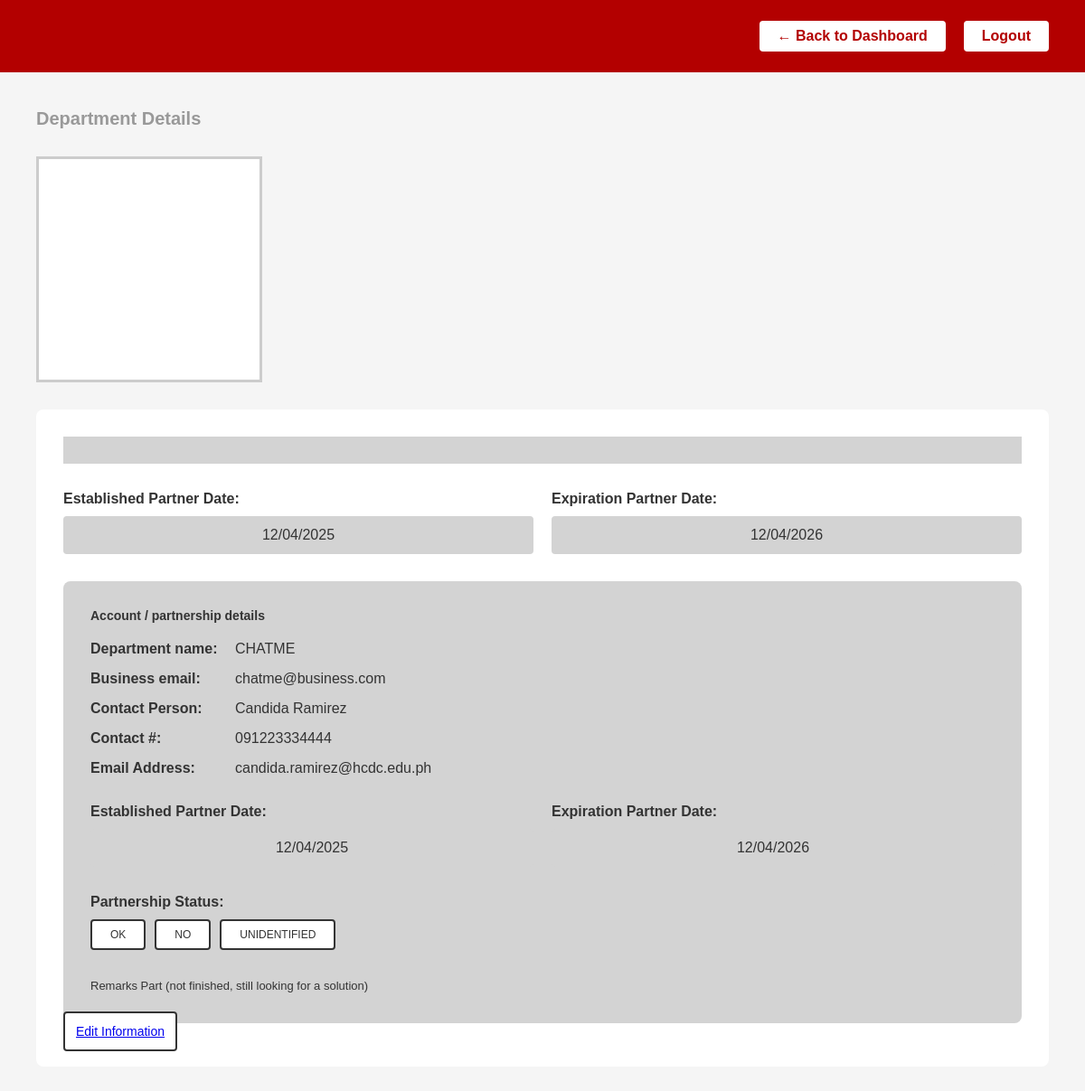
Screenshot of /partnership/department/7/ (signed in) with the database file from the repository.
### partnership/models.py (models this page shows, shortened)
class Department(models.Model):
    PARTNERSHIP_STATUS_CHOICES = (
        ('active', 'Active'),
        ('inactive', 'Inactive'),
        ('pending', 'Pending'),
    )
    owner = models.ForeignKey(User, on_delete=models.CASCADE, related_name='departments')
    department_name = models.CharField(max_length=255)
    business_email = models.EmailField(max_length=255)
    email = models.EmailField()
    contact_person = models.CharField(max_length=255, blank=True)
    contact_number = models.CharField(max_length=50, blank=True)
    logo_path = models.ImageField(upload_to='logos/', blank=True, null=True)
    established_date = models.DateField(blank=True, null=True)
    expiration_date = models.DateField(blank=True, null=True)
    partnership_status = models.CharField(max_length=20, choices=PARTNERSHIP_STATUS_CHOICES, default='pending')
    remarks_status = models.TextField(blank=True)
    created_at = models.DateTimeField(auto_now_add=True)
    last_updated = models.DateTimeField(auto_now=True)

### partnership/views.py (the view)
# urls.py: path('department/<int:dept_id>/', views.department_detail_view, name='department_detail'),
@login_required
def department_detail_view(request, dept_id):
    department = get_object_or_404(Department, id=dept_id)
    user_profile = getattr(request.user, 'profile', None)
    if not (request.user.is_superuser or
            (user_profile and user_profile.user_type in ['admin', 'owner']) or
            department.owner == request.user):
        messages.error(request, "You do not have permission to view this department.")
        return redirect('dashboard')
    return render(request, 'partnership/department_detail.html', {'department': department})

### templates/partnership/department_detail.html (shortened to what this page needs)
<!DOCTYPE html>
<html lang="en">
<head>
    <link rel="stylesheet" href="/static/css/style.css">
</head>
<body>
    <div class="header">
        <div class="nav-menu">
            <a href="{% url 'dashboard' %}" class="btn-back">← Back to Dashboard</a>
            <a href="{% url 'logout' %}" class="btn-logout">Logout</a>
        </div>
    </div>
    <div class="detail-container">
        <h1>Department Details</h1>
        <div class="detail-grid">
            <div class="detail-sidebar">
                <div class="dept-logo-large">
                </div>
            </div>
            <div class="detail-main">
                <h2>{{ department.name }}</h2>
                <div class="date-fields">
                    <div class="date-field">
                        <label>Established Partner Date:</label>
                        <div class="date-display">{{ department.established_date|date:"m/d/Y" }}</div>
                    </div>
                    <div class="date-field">
                        <label>Expiration Partner Date:</label>
                        <div class="date-display">{{ department.expiration_date|date:"m/d/Y" }}</div>
                    </div>
                </div>
                <div class="info-section">
                    <h3>Account / partnership details</h3>
                    <div class="info-grid">
                        <div class="info-item">
                            <span class="info-label">Department name:</span>
                            <span class="info-value">{{ department.department_name }}</span>
                        </div>
                        <div class="info-item">
                            <span class="info-label">Business email:</span>
                            <span class="info-value">{{ department.business_email }}</span>
                        </div>
                        <div class="info-item">
                            <span class="info-label">Contact Person:</span>
                            <span class="info-value">{{ department.contact_person }}</span>
                        </div>
                        <div class="info-item">
                            <span class="info-label">Contact #:</span>
                            <span class="info-value">{{ department.contact_number }}</span>
                        </div>
                        <div class="info-item">
                            <span class="info-label">Email Address:</span>
                            <span class="info-value">{{ department.email }}</span>
                        </div>
                    </div>
                    <div class="date-fields">
                        <div class="date-field">
                            <label>Established Partner Date:</label>
                            <div class="date-display">{{ department.established_date|date:"m/d/Y" }}</div>
                        </div>
                        <div class="date-field">
                            <label>Expiration Partner Date:</label>
                            <div class="date-display">{{ department.expiration_date|date:"m/d/Y" }}</div>
                        </div>
                    </div>
                    <div class="status-section">
                        <span class="status-label">Partnership Status:</span>
                        <div class="status-buttons">
                            <span class="status-btn {% if department.partnership_status == 'OK' %}active{% endif %}">OK</span>
                            <span class="status-btn {% if department.partnership_status == 'NO' %}active{% endif %}">NO</span>
                            <span class="status-btn {% if department.partnership_status == 'UNIDENTIFIED' %}active{% endif %}">UNIDENTIFIED</span>
                        </div>
                    </div>
                    <div class="remarks-section">
                        <p class="remarks-text">{{ department.remarks|default:"Remarks Part (not finished, still looking for a solution)" }}</p>
                    </div>
                </div>
                {% if user.is_superuser or user.profile.user_type in 'owner,admin' or department.owner == user %}
                <a href="{% url 'department_edit' department.id %}" class="btn-primary">Edit Information</a>
                {% endif %}
            </div>
        </div>
    </div>
</body>
</html>

### static/css/style.css (style rules this page uses)
* { margin: 0; padding: 0; box-sizing: border-box; }
body { font-family: Arial, sans-serif; background-color: #f5f5f5; color: #333; }
.header { background-color: #b30000; height: 80px; width: 100%; display: flex; align-items: center; padding: 0 40px; position: relative; }
.nav-menu { display: flex; gap: 20px; align-items: center; margin-left: auto; }
.btn-logout, .btn-admin, .btn-back { background-color: white; color: #b30000; padding: 8px 20px; text-decoration: none; border-radius: 4px; font-weight: bold; transition: opacity 0.3s; }
.btn-primary { width: 100%; padding: 12px; background-color: white; border: 2px solid #333; border-radius: 4px; cursor: pointer; font-size: 14px; font-weight: 500; margin-top: 20px; transition: background-color 0.3s; }
.detail-container { padding: 40px; max-width: 1600px; margin: 0 auto; }
.detail-container h1 { font-size: 20px; color: #999; margin-bottom: 30px; }
.detail-grid { display: grid; grid-template-columns: 250px 1fr 300px; gap: 30px; }
.detail-sidebar { display: flex; flex-direction: column; gap: 20px; }
.dept-logo-large { width: 250px; height: 250px; border: 3px solid #ccc; display: flex; align-items: center; justify-content: center; background-color: white; }
.detail-main { background-color: white; padding: 30px; border-radius: 8px; }
.detail-main h2 { background-color: #d3d3d3; padding: 15px; margin-bottom: 30px; font-size: 16px; }
.date-fields { display: grid; grid-template-columns: 1fr 1fr; gap: 20px; margin-bottom: 30px; }
.date-field label { display: block; font-weight: 600; margin-bottom: 10px; }
.date-display { background-color: #d3d3d3; padding: 12px; text-align: center; border-radius: 4px; }
.info-section { background-color: #d3d3d3; padding: 30px; border-radius: 8px; }
.info-section h3 { margin-bottom: 20px; font-size: 14px; }
.info-grid { display: flex; flex-direction: column; gap: 15px; margin-bottom: 30px; }
.info-item { display: flex; gap: 10px; }
.info-label { font-weight: 600; min-width: 150px; }
.info-value { color: #333; }
.status-section { margin: 30px 0; }
.status-label { font-weight: 600; display: block; margin-bottom: 10px; }
.status-buttons { display: flex; gap: 10px; }
.status-btn { padding: 8px 20px; border: 2px solid #333; background-color: white; border-radius: 4px; font-size: 12px; cursor: default; }
.remarks-section { margin-top: 20px; }
.remarks-text { font-size: 13px; line-height: 1.6; }
@media (max-width: 1200px) { .detail-grid { grid-template-columns: 1fr; } }

### rows the page displays
Department: established_date "12/04/2025", expiration_date "12/04/2026", department_name "CHATME", business_email "chatme@business.com", contact_person "Candida Ramirez", contact_number "091223334444", email "candida.ramirez@hcdc.edu.ph"
